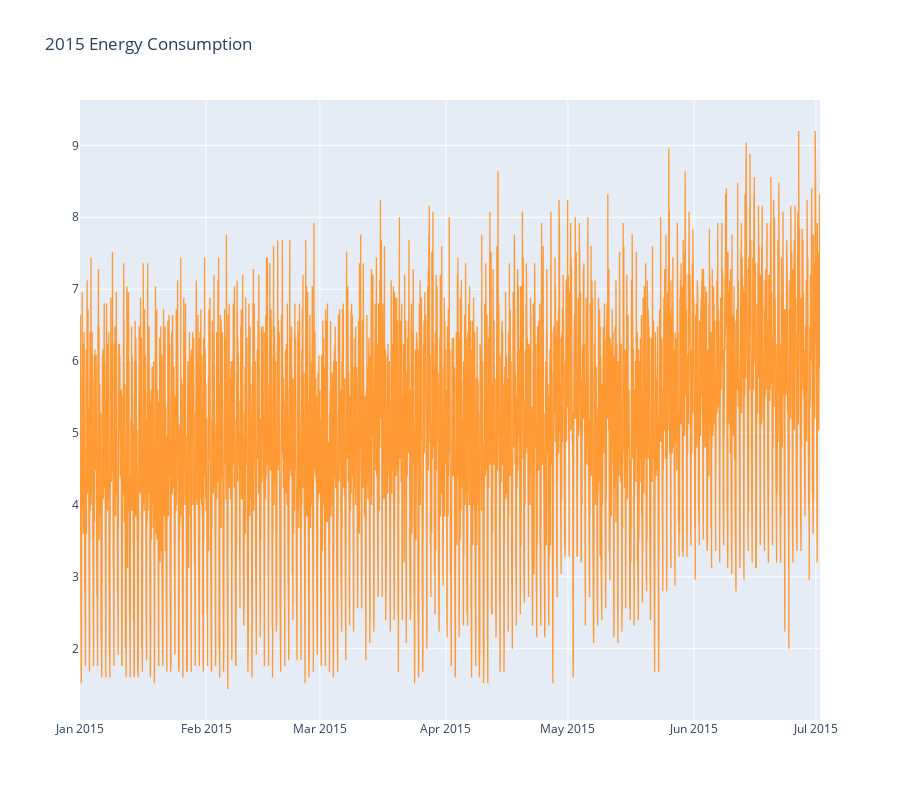

This figure's notebook cell:
### Markdown cell above
Clearly, there are different patterns in energy usage over the course of a day, week, and month. We can also look at longer timescales.

### Code cell
data.loc['2015-01-01':'2015-07-01', "actual"].iplot(layout=dict(title='2015 Energy Consumption', height=800))

### Figure 1 — Plotly figure (JSON) as saved in the notebook; plotly's stock layout.template omitted (floating-point values rounded to 4 significant figures; data arrays with more than 128 entries replaced by an {"elided": "..."} marker saying what was removed)
{"data": [{"line": {"color": "rgba(255, 153, 51, 1.0)", "dash": "solid", "shape": "linear", "width": 1.3}, "mode": "lines", "name": "actual", "text": "", "type": "scatter", "x": {"elided": "17472 str values"}, "y": {"elided": "17472 float values"}}], "layout": {"height": 800, "title": {"text": "2015 Energy Consumption"}}}
